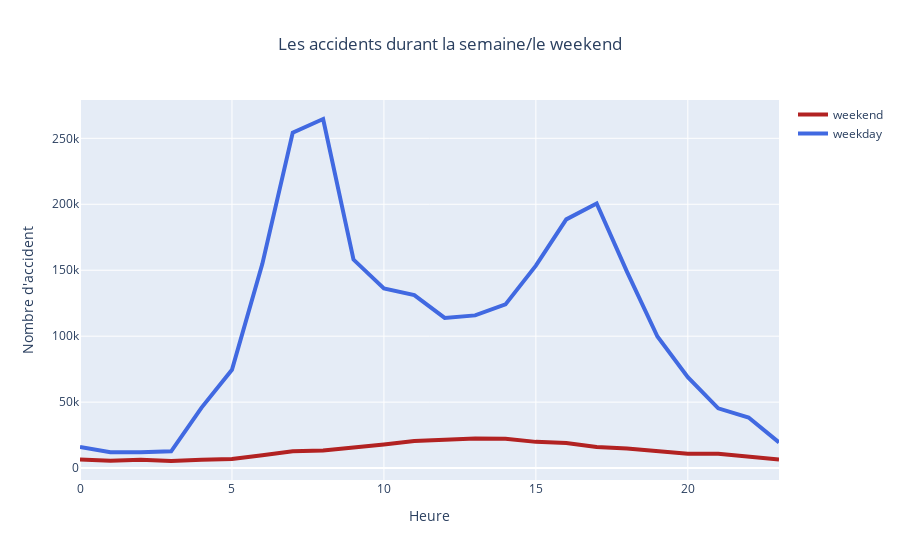

Source (notebook cell):
### Markdown cell above
##  <p style="color:green;"><b> 10. Les accidents durant la semaine /en Weekend  :</p><b>

### Code cell
df['Start_Time'] = pd.to_datetime(df['Start_Time'], errors='coerce')
df_Time['Hour'] = df_Time['Start_Time'].dt.hour
df_Time['jour']= df_Time.Start_Time.dt.day_name()
df_Time_weekend= df_Time[(df_Time['jour']=='Sunday') |(df_Time['jour']=='Saturday')]
df_Time_weekday = df_Time[(df_Time['jour']=='Monday') |(df_Time['jour']=='Tuesday')|(df_Time['jour']=='Wednesday') |(df_Time['jour']=='Thursday')| (df_Time['jour']=='Friday')]
hours = [hour for hour, df in df_Time.groupby('Hour')]


figure = go.Figure()
figure.add_trace(go.Scatter(x=hours, y=df_Time_weekend.groupby(['Hour'])['ID'].count(), name='weekend',
                         line=dict(color='firebrick', width=4)))
figure.add_trace(go.Scatter(x=hours, y=df_Time_weekday.groupby(['Hour'])['ID'].count(), name='weekday',
                         line=dict(color='royalblue', width=4)))
figure.update_layout(title_text="Les accidents durant la semaine/le weekend ", title_x=0.5 , xaxis_title="Heure",yaxis_title="Nombre d'accident")
figure

### Figure 1 — Plotly figure (JSON) as saved in the notebook; plotly's stock layout.template omitted (floating-point values rounded to 4 significant figures)
{"data": [{"line": {"color": "firebrick", "width": 4}, "name": "weekend", "type": "scatter", "x": [0, 1, 2, 3, 4, 5, 6, 7, 8, 9, 10, 11, 12, 13, 14, 15, 16, 17, 18, 19, 20, 21, 22, 23], "y": [6432, 5519, 6393, 5371, 6276, 6815, 9716, 12811, 13262, 15338, 17861, 20498, 21833, 22489, 22294, 19875, 18964, 16063, 14844, 13009, 10840, 10938, 8628, 6464]}, {"line": {"color": "royalblue", "width": 4}, "name": "weekday", "type": "scatter", "x": [0, 1, 2, 3, 4, 5, 6, 7, 8, 9, 10, 11, 12, 13, 14, 15, 16, 17, 18, 19, 20, 21, 22, 23], "y": [16050, 12001, 12028, 12746, 45848, 74579, 154841, 254341, 264639, 158065, 136247, 131123, 113878, 115749, 124090, 153462, 188542, 200634, 148716, 99742, 68871, 45311, 38361, 19439]}], "layout": {"title": {"text": "Les accidents durant la semaine/le weekend ", "x": 0.5}, "xaxis": {"title": {"text": "Heure"}}, "yaxis": {"title": {"text": "Nombre d'accident"}}}}
